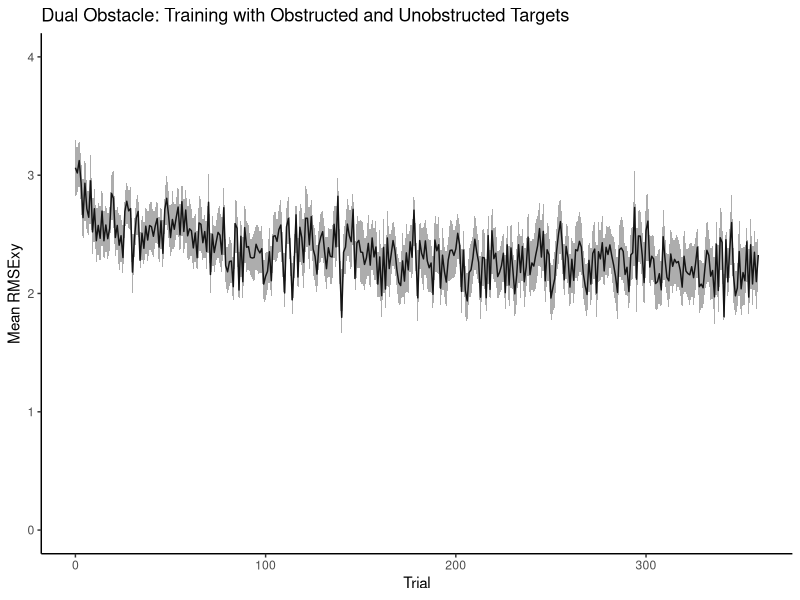
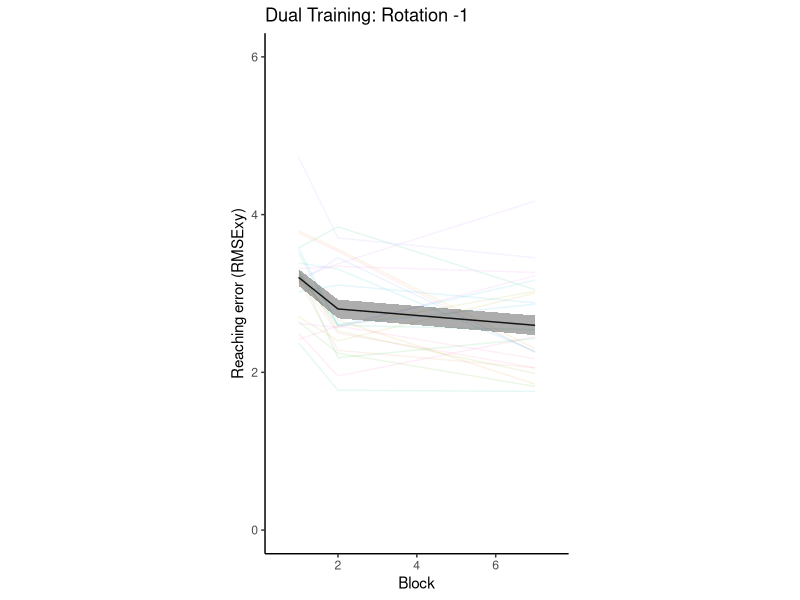
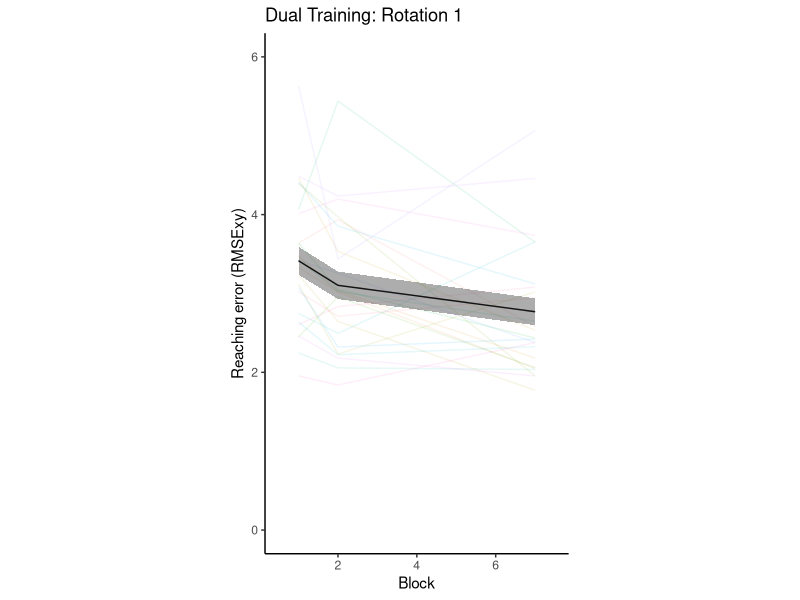
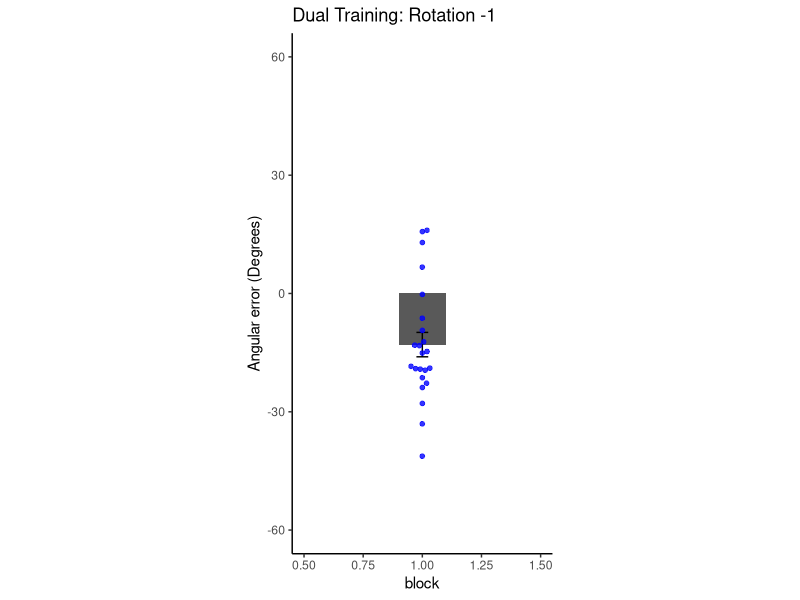
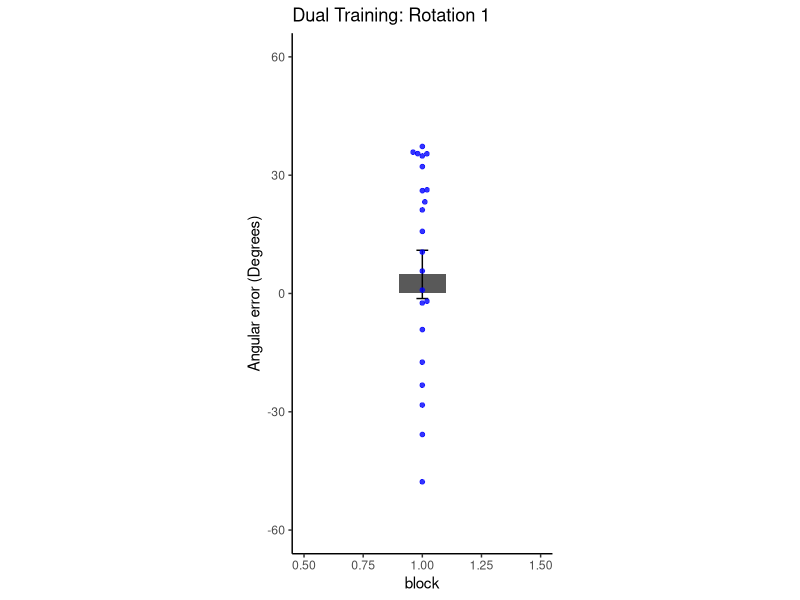

Write R code to recreate these figures, in order.
################################
################################
################################

# DUAL OBSTACLE ANALYSIS

library(ggplot2)
library(dplyr)
library(tidyr)
library(ggbeeswarm)

################################
################################
################################

obsdual <- read.csv('data/DualObs_Data0305_DUALONLY.csv', header = TRUE)
obsdual <- tbl_df(obsdual)

################################
################################
################################

# ALL TRAINING DATA - VISUOMOTOR ADAPTATION - ROTATIONS COLLAPSED

obs_dual_train <- obsdual %>%
  filter(condition == 'train_dual') # looking only at training

taskmeans <- obs_dual_train %>%
  group_by(subject) %>%
  group_by(trial) %>% 
  summarise(Mean_RMSExy = mean(RMSExy, na.rm = TRUE),
            SD_RMSExy = sd(RMSExy, na.rm = TRUE), 
            SEM_RMSExy = SD_RMSExy/sqrt(length(unique(subject))))

ggplot(data = taskmeans, aes(x = trial, y = Mean_RMSExy)) +
  geom_line() + 
  geom_ribbon(aes(ymin = Mean_RMSExy - SEM_RMSExy, ymax = Mean_RMSExy + SEM_RMSExy),
              alpha = 0.4) +
  theme(panel.grid.major = element_blank(),
        panel.grid.minor = element_blank(),
        panel.background = element_blank(),
        axis.line = element_line(colour = "black")) +
  ylim(0, 4) +
  ylab("Mean RMSExy") +
  xlab("Trial") +
  ggtitle('Dual Obstacle: Training with Obstructed and Unobstructed Targets')

## stats

block1 <- obs_dual_train %>%
  group_by(subject) %>% 
  filter(trial %in% min(trial)) %>%
  summarise(RMSE = mean(RMSExy, na.rm = TRUE), block = 1)

blocklast <- obs_dual_train %>%
  group_by(subject) %>%
  filter(trial %in% c(max(trial)-4, max(trial)-3, max(trial)-2, max(trial)-1, max(trial))) %>% 
  summarise(RMSE = mean(RMSExy, na.rm = TRUE), block = 2)

t.test(block1$RMSE, blocklast$RMSE, alternative = "greater", paired = TRUE)

################################
################################
################################

# FROM HERE ON, ONLY ANALYSE UNOBSTRUCTED TARGET SETS!!!
# ANALYZE LEARNING FOR EACH OBSTACLE AND ONLY "FREE" TARGET SET

## CW trials - leftward obstacle - analyze only 90, 75, and 60 degree targets
obs_dual_train_CW <- obs_dual_train %>%
  filter(rotationval == -1) %>%
  filter(targetang %in% c(90, 75, 60)) %>%
  group_by(subject) %>%
  mutate(trialct = 1:n()) %>%
  ungroup()

# trial-by-trial (mean per trial)
obs_dual_train_CW.summary <- obs_dual_train_CW %>%
  group_by(trialct) %>%
  summarise(Mean_RMSExy = mean(RMSExy, na.rm = TRUE), 
            SD_RMSExy = sd(RMSExy, na.rm = TRUE), 
            SEM_RMSExy = SD_RMSExy/sqrt(length(unique(subject))))

## CCW trials - rightward obstacle - analyze only 120, 105, and 90 degree targets
obs_dual_train_CCW <- obs_dual_train %>% filter(rotationval == 1) %>%
  filter(targetang %in% c(120, 105, 90)) %>%
  group_by(subject) %>%
  mutate(trialct = 1:n()) %>%
  ungroup()

# trial-by-trial (mean per trial)
obs_dual_train_CCW.summary <- obs_dual_train_CCW %>%
  group_by(trialct) %>%
  summarise(Mean_RMSExy = mean(RMSExy, na.rm = TRUE), 
            SD_RMSExy = sd(RMSExy, na.rm = TRUE), 
            SEM_RMSExy = SD_RMSExy/sqrt(length(unique(subject))))

unobs_df <- rbind(obs_dual_train_CCW, obs_dual_train_CW) # only unobstructed targets per rotation/obstacle

for (rot in sort(unique(unobs_df$rotationval))){
  
  ppdf1 <- unobs_df %>%
    filter(rotationval == rot) %>%
    group_by(subject) %>%
    filter(trialct %in% c(1,2,3)) %>%
    mutate(block = 1, blockmean = mean(RMSExy, na.rm = TRUE)) %>%
    select(subject, block, blockmean) %>%
    distinct(subject, .keep_all = TRUE)
  
  ppdf2 <- unobs_df %>%
    filter(rotationval == rot) %>%
    group_by(subject) %>%
    filter(trialct %in% c(4,5,6)) %>%
    mutate(block = 2, blockmean = mean(RMSExy, na.rm = TRUE)) %>%
    select(subject, block, blockmean) %>%
    distinct(subject, .keep_all = TRUE)
  
  ppdf3 <- unobs_df %>%
    filter(rotationval == rot) %>%
    group_by(subject) %>%
    filter(trialct %in% c(max(trialct)-2, max(trialct)-1, max(trialct))) %>%
    mutate(block = 7, blockmean = mean(RMSExy, na.rm = TRUE)) %>%
    select(subject, block, blockmean) %>%
    distinct(subject, .keep_all = TRUE)
  
  ppdf <- rbind(ppdf1, ppdf2, ppdf3)
  
  ppdf.summary <- ppdf %>%
    group_by(block) %>%
    summarise(group_mean = mean(blockmean, na.rm = TRUE),
              group_sd = sd(blockmean, na.rm = TRUE),
              group_sem = group_sd/sqrt(length(unique(subject))))
  
  plot_title <- sprintf('Dual Training: Rotation %s', rot)
  
  block_train <- ggplot(data = ppdf,
                        aes(x = block, y = blockmean)) +
    geom_line(aes(x=block, y=blockmean, colour=as.factor(subject)), alpha = 0.1) +
    # geom_beeswarm(alpha = 0.8,
    #               dodge.width = 2,
    #               cex = 3,
    #               stroke = 0.3,
    #               aes(color=block)) +  
    geom_line(data = ppdf.summary, 
              aes(x = block, y = group_mean)) +
    geom_ribbon(data = ppdf.summary, 
                aes(x = block, ymin = group_mean - group_sem, ymax = group_mean + group_sem),
                alpha=0.4,
                inherit.aes = FALSE) +
    ylim(0,6) +
    xlim(0.5,7.5) +
    coord_fixed(ratio = 2) +
    theme(panel.grid.major = element_blank(), panel.grid.minor = element_blank(),
          panel.background = element_blank(), axis.line = element_line(colour = "black"),
          legend.title = element_blank(), legend.position = "none") +
    ylab("Reaching error (RMSExy)") +
    xlab("Block") +
    ggtitle(plot_title) 
  
  print(block_train)
  t.test(ppdf1$blockmean, ppdf3$blockmean, paired = TRUE)
  
}

# # plot of trial-by-trial learning curves - per rotation
# ggplot(data = obs_dual_train_CW.summary,
#        aes(x = trialct, y = Mean_RMSExy)) +
#   geom_line(color = 'salmon1') + 
#   geom_ribbon(aes(ymin = Mean_RMSExy-SEM_RMSExy, ymax = Mean_RMSExy+SEM_RMSExy),
#               alpha = 0.4) +
#   geom_line(data= obs_dual_train_CCW.summary, aes(x = trialct, y = Mean_RMSExy),
#             position = "jitter",
#             color = 'chartreuse1') + 
#   geom_ribbon(data = obs_dual_train_CCW.summary,
#               aes(ymin = Mean_RMSExy - SEM_RMSExy, ymax = Mean_RMSExy + SEM_RMSExy),
#               alpha = 0.4) +
#   theme(panel.grid.major = element_blank(), 
#         panel.grid.minor = element_blank(),
#         panel.background = element_blank(),
#         axis.line = element_line(colour = "black")) +
#   ylab("Mean RMSExy") +
#   xlab("Trial") +
#   ggtitle('Dual Obstacle: Training with Unobstructed Targets') +
#   ylim(0, 3.5) 

################################
################################
################################

# ANALYZE REACH AFTEREFFECTS - again, only unobstructed target sets

## LEFT obstacle - analyze only 90, 75, and 60 degree targets
obs_dual_NC_CW <- obsdual %>%
  filter(condition %in% c("nocur_1", "nocur_2")) %>%
  filter(rotationval == -1) %>%
  filter(targetang %in% c(90, 75, 60)) %>%
  group_by(subject) %>%
  mutate(trialct = 1:n(), angmaxvel_n = angmaxvel*1) %>%
  ungroup()

## RIGHT obstacle - analyze only 120, 105, and 90 degree targets
obs_dual_NC_CCW <- obsdual %>%
  filter(condition %in% c("nocur_1", "nocur_2")) %>%
  filter(rotationval == 1) %>%
  filter(targetang %in% c(120, 105, 90)) %>%
  group_by(subject) %>%
  mutate(trialct = 1:n(), angmaxvel_n = angmaxvel*-1) %>%
  ungroup()

unobs_NC_df <- rbind(obs_dual_NC_CW, obs_dual_NC_CCW)

# AE analysis but with normalized errors
unobs_NC1_collapsed <- unobs_NC_df %>%
  filter(condition == "nocur_1") %>%
  group_by(subject) %>%
  filter(trial %in% c(max(trial) - 4, max(trial) - 3, max(trial) - 2, max(trial) -1 , max(trial))) %>%
  summarise(pv_nc1 = mean(angmaxvel, na.rm=TRUE))
  
unobs_NC2_collapsed <- unobs_NC_df %>%
  filter(condition == "nocur_2") %>%
  group_by(subject) %>%
  filter(trial == min(trial)) %>%
  summarise(pv_nc2 = mean(angmaxvel, na.rm=TRUE))

t.test(unobs_NC2_collapsed$pv_nc2 - unobs_NC1_collapsed$pv_nc1, mu = 0, alternative = "greater")
# t = -1.1783, df = 23, p-value = 0.8746

for (rot in sort(unique(unobs_NC_df$rotationval))){
  
  print(rot)
  #last block of baseline no-cursors
  nocur1 <- unobs_NC_df %>%
    filter(rotationval == rot) %>%
    filter(condition == "nocur_1") %>%
    group_by(subject) %>%
    filter(trial %in% c(max(trial)-7, max(trial)-6, max(trial)-5, max(trial)-4, max(trial)-3, max(trial)-2, max(trial)-1, max(trial))) %>%
    summarise(pv = mean(angmaxvel, na.rm=TRUE)) %>%
    mutate(task = 'nocur1', block = 1)
  # boxplot(nocur1$pv)
  
  #first trial of no-cursor after dual training
  nocur2 <- unobs_NC_df %>%
    filter(rotationval == rot) %>%
    filter(condition == "nocur_2") %>%
    group_by(subject) %>%
    filter(trial %in% min(trial)) %>% 
    summarise(pv = mean(angmaxvel, na.rm=TRUE)) %>%
    mutate(task = 'nocur2', block = 2)
  # boxplot(nocur2$pv)
  
  nocurdf <- rbind(nocur1, nocur2)
  nocurdf$task <- factor(nocurdf$task)
  nocurdf$subject <- factor(nocurdf$subject)

  if (rot == 1){
    
    print(rot)
    nocur1 <- nocur1 %>%
      filter(subject != 'dk0514') # NOTE: dk0514 does not have enough trials for the rot = 1 target set
    nocur1$AE <- nocur2$pv - nocur1$pv # for t stats
    t.test(nocur1$AE, mu = 0, alternative = "greater")
    
    } else {
    
      nocur1 <- nocur1 %>%
        filter(subject != 'ss0516') # NOTE: ss0516 does not have enough trials for the rot = 1 target set
      nocur1$AE <- nocur2$pv - nocur1$pv # for t stats
      t.test(nocur1$AE, mu = 0, alternative = "less")
  }
  
  # plot AE for each rotation
  plot_title <- sprintf('Dual Training: Rotation %s', rot)
  
  AE.summary <- nocur1 %>% 
    summarise(Mean_pv = mean(AE, na.rm = TRUE), 
              SD_pv = sd(AE, na.rm = TRUE), 
              SEM_pv = SD_pv/sqrt(length(unique(subject)))) %>%
    mutate(block = 1)
    
  AE_bars <- ggplot(data = AE.summary,
                   aes(x = block, y = Mean_pv)) +
    geom_bar(stat = "identity", position = "dodge", width = 0.2) +
    geom_errorbar(data = AE.summary, mapping = aes(x = block, y = Mean_pv, 
                                             ymin = Mean_pv - SEM_pv, ymax = Mean_pv + SEM_pv),
                  width = 0.05, size = 0.5, color = "black",
                  position = position_dodge(width = 0.9)) +
    geom_beeswarm(data = nocur1, aes(x = block, y = AE),
                  alpha = 0.8,
                   cex = 2,
                  stroke = 0.3,
                  color = 'blue') +
    theme(panel.grid.major = element_blank(),
          panel.grid.minor = element_blank(),
          panel.background = element_blank(), 
          axis.line = element_line(colour = "black"),
          legend.title = element_blank(),
          legend.position = "none") +
    coord_fixed(ratio = 1/60) +
    xlim(0.5, 1.5) +
    ylim(-60, 60) +
    ylab("Angular error (Degrees)") +
    ggtitle(plot_title) 
  
  print(AE_bars)
}
